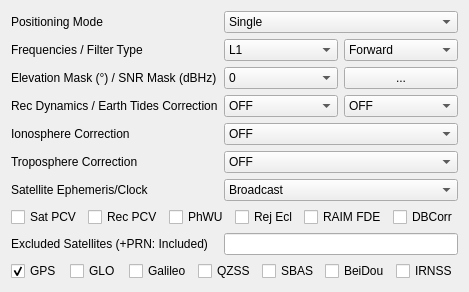
     <widget class="QWidget" name="TabSheet1">
      <property name="toolTip">
       <string/>
      </property>
      <attribute name="title">
       <string>Setting&amp;1</string>
      </attribute>
      <layout class="QGridLayout" name="gridLayout">
       <item row="1" column="1" colspan="2">
        <widget class="QComboBox" name="PosMode">
         <property name="enabled">
          <bool>true</bool>
         </property>
         <property name="toolTip">
          <string/>
         </property>
         <item>
          <property name="text">
           <string>Single</string>
          </property>
         </item>
         <item>
          <property name="text">
           <string>DGPS/DGNSS</string>
          </property>
         </item>
         <item>
          <property name="text">
           <string>Kinematic</string>
          </property>
         </item>
         <item>
          <property name="text">
           <string>Static</string>
          </property>
         </item>
         <item>
          <property name="text">
           <string>Static-Start</string>
          </property>
         </item>
         <item>
          <property name="text">
           <string>Moving-Base</string>
          </property>
         </item>
         <item>
          <property name="text">
           <string>Fixed</string>
          </property>
         </item>
         <item>
          <property name="text">
           <string>PPP Kinematic</string>
          </property>
         </item>
         <item>
          <property name="text">
           <string>PPP Static</string>
          </property>
         </item>
         <item>
          <property name="text">
           <string>PPP Fixed</string>
          </property>
         </item>
        </widget>
       </item>
       <item row="1" column="0">
        <widget class="QLabel" name="LabelPosMode">
         <property name="enabled">
          <bool>true</bool>
         </property>
         <property name="toolTip">
          <string/>
         </property>
         <property name="text">
          <string>Positioning Mode</string>
         </property>
        </widget>
       </item>
       <item row="5" column="0">
        <widget class="QLabel" name="Label8">
         <property name="enabled">
          <bool>true</bool>
         </property>
         <property name="toolTip">
          <string/>
         </property>
         <property name="text">
          <string>Ionosphere Correction</string>
         </property>
        </widget>
       </item>
       <item row="2" column="2">
        <widget class="QComboBox" name="Solution">
         <property name="enabled">
          <bool>true</bool>
         </property>
         <property name="toolTip">
          <string/>
         </property>
         <item>
          <property name="text">
           <string>Forward</string>
          </property>
         </item>
         <item>
          <property name="text">
           <string>Backward</string>
          </property>
         </item>
         <item>
          <property name="text">
           <string>Combined</string>
          </property>
         </item>
        </widget>
       </item>
       <item row="3" column="1">
        <widget class="QComboBox" name="ElMask">
         <property name="enabled">
          <bool>true</bool>
         </property>
         <property name="toolTip">
          <string/>
         </property>
         <item>
          <property name="text">
           <string>0</string>
          </property>
         </item>
         <item>
          <property name="text">
           <string>5</string>
          </property>
         </item>
         <item>
          <property name="text">
           <string>10</string>
          </property>
         </item>
         <item>
          <property name="text">
           <string>15</string>
          </property>
         </item>
         <item>
          <property name="text">
           <string>20</string>
          </property>
         </item>
         <item>
          <property name="text">
           <string>25</string>
          </property>
         </item>
         <item>
          <property name="text">
           <string>30</string>
          </property>
         </item>
         <item>
          <property name="text">
           <string>35</string>
          </property>
         </item>
         <item>
          <property name="text">
           <string>40</string>
          </property>
         </item>
         <item>
          <property name="text">
           <string>45</string>
          </property>
         </item>
         <item>
          <property name="text">
           <string>50</string>
          </property>
         </item>
         <item>
          <property name="text">
           <string>55</string>
          </property>
         </item>
         <item>
          <property name="text">
           <string>60</string>
          </property>
         </item>
         <item>
          <property name="text">
           <string>65</string>
          </property>
         </item>
         <item>
          <property name="text">
           <string>70</string>
          </property>
         </item>
        </widget>
       </item>
       <item row="11" column="0" colspan="3">
        <widget class="QWidget" name="widget_2" native="true">
         <property name="sizePolicy">
          <sizepolicy hsizetype="Preferred" vsizetype="Fixed">
           <horstretch>0</horstretch>
           <verstretch>0</verstretch>
          </sizepolicy>
         </property>
         <layout class="QHBoxLayout" name="horizontalLayout_2">
          <property name="leftMargin">
           <number>0</number>
          </property>
          <property name="topMargin">
           <number>0</number>
          </property>
          <property name="rightMargin">
           <number>0</number>
          </property>
          <property name="bottomMargin">
           <number>0</number>
          </property>
          <item>
           <widget class="QCheckBox" name="PosOpt1">
            <property name="toolTip">
             <string/>
            </property>
            <property name="text">
             <string>Sat PCV</string>
            </property>
            <property name="checked">
             <bool>false</bool>
            </property>
           </widget>
          </item>
          <item>
           <widget class="QCheckBox" name="PosOpt2">
            <property name="toolTip">
             <string/>
            </property>
            <property name="text">
             <string>Rec PCV</string>
            </property>
            <property name="checked">
             <bool>false</bool>
            </property>
           </widget>
          </item>
          <item>
           <widget class="QCheckBox" name="PosOpt3">
            <property name="toolTip">
             <string/>
            </property>
            <property name="text">
             <string>PhWU</string>
            </property>
            <property name="checked">
             <bool>false</bool>
            </property>
           </widget>
          </item>
          <item>
           <widget class="QCheckBox" name="PosOpt4">
            <property name="toolTip">
             <string/>
            </property>
            <property name="text">
             <string>Rej Ecl</string>
            </property>
            <property name="checked">
             <bool>false</bool>
            </property>
           </widget>
          </item>
          <item>
           <widget class="QCheckBox" name="PosOpt5">
            <property name="toolTip">
             <string/>
            </property>
            <property name="text">
             <string>RAIM FDE</string>
            </property>
            <property name="checked">
             <bool>false</bool>
            </property>
           </widget>
          </item>
          <item>
           <widget class="QCheckBox" name="PosOpt6">
            <property name="toolTip">
             <string/>
            </property>
            <property name="text">
             <string>DBCorr</string>
            </property>
            <property name="checked">
             <bool>false</bool>
            </property>
           </widget>
          </item>
         </layout>
        </widget>
       </item>
       <item row="2" column="0">
        <widget class="QLabel" name="LabelFreq">
         <property name="enabled">
          <bool>true</bool>
         </property>
         <property name="toolTip">
          <string/>
         </property>
         <property name="text">
          <string>Frequencies / Filter Type</string>
         </property>
        </widget>
       </item>
       <item row="2" column="1">
        <widget class="QComboBox" name="Freq">
         <property name="enabled">
          <bool>true</bool>
         </property>
         <property name="toolTip">
          <string/>
         </property>
         <item>
          <property name="text">
           <string>L1</string>
          </property>
         </item>
         <item>
          <property name="text">
           <string>L1+L2</string>
          </property>
         </item>
         <item>
          <property name="text">
           <string>L1+L2+L5</string>
          </property>
         </item>
         <item>
          <property name="text">
           <string>L1+L5</string>
          </property>
         </item>
        </widget>
       </item>
       <item row="3" column="0">
        <widget class="QLabel" name="LabelElMask">
         <property name="enabled">
          <bool>true</bool>
         </property>
         <property name="toolTip">
          <string/>
         </property>
         <property name="text">
          <string>Elevation Mask (°) / SNR Mask (dBHz)</string>
         </property>
        </widget>
       </item>
       <item row="4" column="2">
        <widget class="QComboBox" name="TideCorr">
         <property name="enabled">
          <bool>true</bool>
         </property>
         <property name="toolTip">
          <string/>
         </property>
         <item>
          <property name="text">
           <string>OFF</string>
          </property>
         </item>
         <item>
          <property name="text">
           <string>Solid</string>
          </property>
         </item>
         <item>
          <property name="text">
           <string>Solid/OTL</string>
          </property>
         </item>
        </widget>
       </item>
       <item row="4" column="1">
        <widget class="QComboBox" name="DynamicModel">
         <property name="enabled">
          <bool>true</bool>
         </property>
         <property name="toolTip">
          <string/>
         </property>
         <item>
          <property name="text">
           <string>OFF</string>
          </property>
         </item>
         <item>
          <property name="text">
           <string>ON</string>
          </property>
         </item>
        </widget>
       </item>
       <item row="4" column="0">
        <widget class="QLabel" name="Label3">
         <property name="enabled">
          <bool>true</bool>
         </property>
         <property name="toolTip">
          <string/>
         </property>
         <property name="text">
          <string>Rec Dynamics / Earth Tides Correction</string>
         </property>
        </widget>
       </item>
       <item row="5" column="1" colspan="2">
        <widget class="QComboBox" name="IonoOpt">
         <property name="enabled">
          <bool>true</bool>
         </property>
         <property name="toolTip">
          <string/>
         </property>
         <item>
          <property name="text">
           <string>OFF</string>
          </property>
         </item>
         <item>
          <property name="text">
           <string>Broadcast</string>
          </property>
         </item>
         <item>
          <property name="text">
           <string>SBAS</string>
          </property>
         </item>
         <item>
          <property name="text">
           <string>Iono-Free LC</string>
          </property>
         </item>
         <item>
          <property name="text">
           <string>Estimate TEC</string>
          </property>
         </item>
         <item>
          <property name="text">
           <string>IONEX TEC</string>
          </property>
         </item>
         <item>
          <property name="text">
           <string>QZSS Broardcast</string>
          </property>
         </item>
         <item>
          <property name="text">
           <string>QZSS LEX</string>
          </property>
         </item>
         <item>
          <property name="text">
           <string>Input TEC</string>
          </property>
         </item>
        </widget>
       </item>
       <item row="3" column="2">
        <widget class="QPushButton" name="BtnMask">
         <property name="enabled">
          <bool>true</bool>
         </property>
         <property name="toolTip">
          <string/>
         </property>
         <property name="text">
          <string>...</string>
         </property>
         <property name="flat">
          <bool>false</bool>
         </property>
        </widget>
       </item>
       <item row="6" column="0">
        <widget class="QLabel" name="Label9">
         <property name="enabled">
          <bool>true</bool>
         </property>
         <property name="toolTip">
          <string/>
         </property>
         <property name="text">
          <string>Troposphere Correction</string>
         </property>
        </widget>
       </item>
       <item row="6" column="1" colspan="2">
        <widget class="QComboBox" name="TropOpt">
         <property name="enabled">
          <bool>true</bool>
         </property>
         <property name="toolTip">
          <string/>
         </property>
         <item>
          <property name="text">
           <string>OFF</string>
          </property>
         </item>
         <item>
          <property name="text">
           <string>Saastamoinen</string>
          </property>
         </item>
         <item>
          <property name="text">
           <string>SBAS</string>
          </property>
         </item>
         <item>
          <property name="text">
           <string>Estimate ZTD</string>
          </property>
         </item>
         <item>
          <property name="text">
           <string>Estimate ZTD+Grad</string>
          </property>
         </item>
         <item>
          <property name="text">
           <string>Input ZTD</string>
          </property>
         </item>
        </widget>
       </item>
       <item row="7" column="0">
        <widget class="QLabel" name="Label32">
         <property name="enabled">
          <bool>true</bool>
         </property>
         <property name="toolTip">
          <string/>
         </property>
         <property name="text">
          <string>Satellite Ephemeris/Clock</string>
         </property>
        </widget>
       </item>
       <item row="7" column="1" colspan="2">
        <widget class="QComboBox" name="SatEphem">
         <property name="enabled">
          <bool>true</bool>
         </property>
         <property name="toolTip">
          <string/>
         </property>
         <item>
          <property name="text">
           <string>Broadcast</string>
          </property>
         </item>
         <item>
          <property name="text">
           <string>Precise</string>
          </property>
         </item>
         <item>
          <property name="text">
           <string>Broadcast+SBAS</string>
          </property>
         </item>
         <item>
          <property name="text">
           <string>Broadcast+SSR APC</string>
          </property>
         </item>
         <item>
          <property name="text">
           <string>Broadcast+SSR CoM</string>
          </property>
         </item>
         <item>
          <property name="text">
           <string>QZSS LEX</string>
          </property>
         </item>
        </widget>
       </item>
       <item row="12" column="0">
        <widget class="QLabel" name="Label35">
         <property name="enabled">
          <bool>true</bool>
         </property>
         <property name="toolTip">
          <string/>
         </property>
         <property name="text">
          <string>Excluded Satellites (+PRN: Included)</string>
         </property>
        </widget>
       </item>
       <item row="12" column="1" colspan="2">
        <widget class="QLineEdit" name="ExSats">
         <property name="enabled">
          <bool>true</bool>
         </property>
         <property name="toolTip">
          <string/>
         </property>
         <property name="text">
          <string/>
         </property>
        </widget>
       </item>
       <item row="14" column="0" colspan="3">
        <widget class="QWidget" name="widget_3" native="true">
         <property name="sizePolicy">
          <sizepolicy hsizetype="Preferred" vsizetype="Fixed">
           <horstretch>0</horstretch>
           <verstretch>0</verstretch>
          </sizepolicy>
         </property>
         <layout class="QHBoxLayout" name="horizontalLayout_3">
          <property name="leftMargin">
           <number>0</number>
          </property>
          <property name="topMargin">
           <number>0</number>
          </property>
          <property name="rightMargin">
           <number>0</number>
          </property>
          <property name="bottomMargin">
           <number>0</number>
          </property>
          <item>
           <widget class="QCheckBox" name="NavSys1">
            <property name="toolTip">
             <string/>
            </property>
            <property name="text">
             <string>GPS</string>
            </property>
            <property name="checked">
             <bool>true</bool>
            </property>
           </widget>
          </item>
          <item>
           <widget class="QCheckBox" name="NavSys2">
            <property name="toolTip">
             <string/>
            </property>
            <property name="text">
             <string>GLO</string>
            </property>
            <property name="checked">
             <bool>false</bool>
            </property>
           </widget>
          </item>
          <item>
           <widget class="QCheckBox" name="NavSys3">
            <property name="toolTip">
             <string/>
            </property>
            <property name="text">
             <string>Galileo</string>
            </property>
            <property name="checked">
             <bool>false</bool>
            </property>
           </widget>
          </item>
          <item>
           <widget class="QCheckBox" name="NavSys4">
            <property name="toolTip">
             <string/>
            </property>
            <property name="text">
             <string>QZSS</string>
            </property>
            <property name="checked">
             <bool>false</bool>
            </property>
           </widget>
          </item>
          <item>
           <widget class="QCheckBox" name="NavSys5">
            <property name="toolTip">
             <string/>
            </property>
            <property name="text">
             <string>SBAS</string>
            </property>
            <property name="checked">
             <bool>false</bool>
            </property>
           </widget>
          </item>
          <item>
           <widget class="QCheckBox" name="NavSys6">
            <property name="toolTip">
             <string/>
            </property>
            <property name="text">
             <string>BeiDou</string>
            </property>
            <property name="checked">
             <bool>false</bool>
            </property>
           </widget>
          </item>
          <item>
           <widget class="QCheckBox" name="NavSys7">
            <property name="text">
             <string>IRNSS</string>
            </property>
           </widget>
          </item>
         </layout>
        </widget>
       </item>
      </layout>
     </widget>
